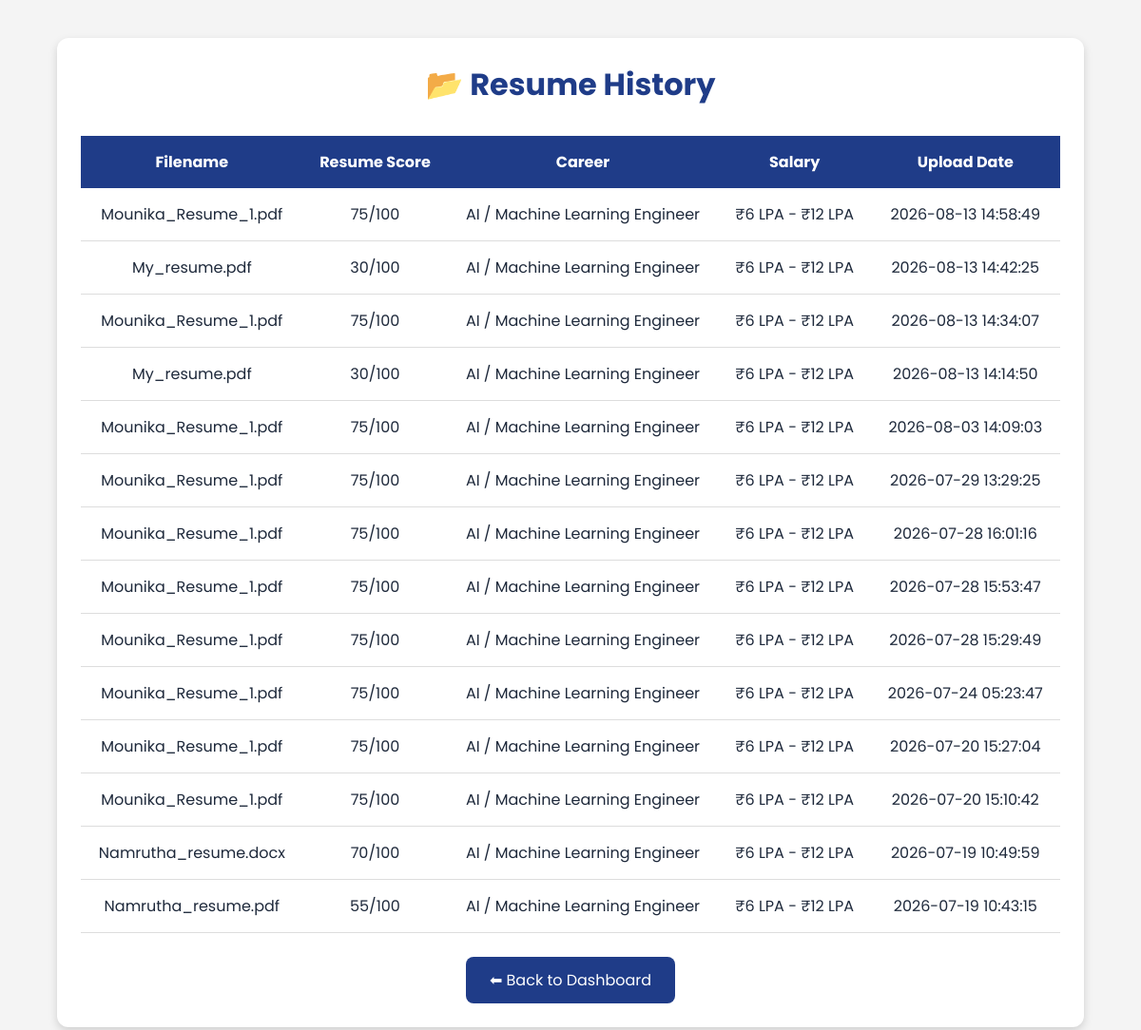
The app's page /history (signed in) with its own data.
### tables this page shows
CREATE TABLE resume_history(
        id INTEGER PRIMARY KEY AUTOINCREMENT,
        email TEXT NOT NULL,
        filename TEXT NOT NULL,
        score INTEGER,
        career TEXT,
        salary TEXT,
        upload_date TIMESTAMP DEFAULT CURRENT_TIMESTAMP
    );

### app.py (the view)
@app.route("/history")
@login_required
def history():
    connection = sqlite3.connect(DATABASE)
    cursor = connection.cursor()
    cursor.execute("""
    SELECT filename, score, career, salary, upload_date
    FROM resume_history
    WHERE email=?
    ORDER BY upload_date DESC
    """, (session["user_email"],))
    user_history = cursor.fetchall()
    connection.close()
    return render_template(
        "history.html",
        history=user_history
    )

### app.py (called while the page is built)
def login_required(f):
    @wraps(f)
    def decorated_function(*args, **kwargs):
        if "user_email" not in session:
            return redirect(url_for("login"))
        return f(*args, **kwargs)
    return decorated_function

### templates/history.html (shortened to what this page needs)
<!DOCTYPE html>
<html lang="en">
<head>
    <link rel="stylesheet" href="{{ url_for('static', filename='css/style.css') }}">
</head>
<body>
<div class="container">
    <div class="card">
        <h1>📂 Resume History</h1>
        <table>
            <tr>
                <th>Filename</th>
                <th>Resume Score</th>
                <th>Career</th>
                <th>Salary</th>
                <th>Upload Date</th>
            </tr>
            {% if history %}
                {% for row in history %}
                <tr>
                    <td>{{ row[0] }}</td>
                    <td>{{ row[1] }}/100</td>
                    <td>{{ row[2] }}</td>
                    <td>{{ row[3] }}</td>
                    <td>{{ row[4] }}</td>
                </tr>
                {% endfor %}
            {% else %}
                <tr>
                    <td colspan="5">
                        No resume history found.
                    </td>
                </tr>
            {% endif %}
        </table>
        <div style="text-align:center;">
            <a href="/dashboard" class="back-btn">
                ⬅ Back to Dashboard
            </a>
        </div>
    </div>
</div>
</body>
</html>

### static/css/style.css (style rules this page uses)
:root { --primary: #2563eb; --secondary: #7c3aed; --success: #16a34a; --danger: #dc2626; --warning: #f59e0b; --bg: #f4f7fc; --card: #ffffff; --text: #1e293b; --shadow: 0 15px 35px rgba(0,0,0,.08); }
* { margin: 0; padding: 0; box-sizing: border-box; font-family: 'Poppins', sans-serif; }
body { background: var(--bg); color: var(--text); transition: .4s; }
.feature-card, .card { background: var(--card); border: none; border-radius: 20px; box-shadow: var(--shadow); transition: .3s; }

### templates/history.html (style rules this page uses)
body { background:#f4f4f4; font-family:Arial,sans-serif; }
.container { width:90%; margin:40px auto; }
h1 { text-align:center; color:#1f3c88; margin-bottom:30px; }
.card { background:white; padding:25px; border-radius:12px; box-shadow:0 4px 10px rgba(0,0,0,.15); }
table { width:100%; border-collapse:collapse; }
th { background:#1f3c88; color:white; padding:15px; }
td { padding:15px; text-align:center; border-bottom:1px solid #ddd; }
.back-btn { display:inline-block; margin-top:25px; padding:12px 25px; background:#1f3c88; color:white; text-decoration:none; border-radius:8px; }

### records on screen
resume_history: filename "Mounika_Resume_1.pdf", score "75", career "AI / Machine Learning Engineer", salary "₹6 LPA - ₹12 LPA", upload_date "2026-08-13 14:58:49"
resume_history: filename "My_resume.pdf", score "30", career "AI / Machine Learning Engineer", salary "₹6 LPA - ₹12 LPA", upload_date "2026-08-13 14:42:25"
resume_history: filename "Mounika_Resume_1.pdf", score "75", career "AI / Machine Learning Engineer", salary "₹6 LPA - ₹12 LPA", upload_date "2026-08-13 14:34:07"
resume_history: filename "My_resume.pdf", score "30", career "AI / Machine Learning Engineer", salary "₹6 LPA - ₹12 LPA", upload_date "2026-08-13 14:14:50"
resume_history: filename "Mounika_Resume_1.pdf", score "75", career "AI / Machine Learning Engineer", salary "₹6 LPA - ₹12 LPA", upload_date "2026-08-03 14:09:03"
resume_history: filename "Mounika_Resume_1.pdf", score "75", career "AI / Machine Learning Engineer", salary "₹6 LPA - ₹12 LPA", upload_date "2026-07-29 13:29:25"
resume_history: filename "Mounika_Resume_1.pdf", score "75", career "AI / Machine Learning Engineer", salary "₹6 LPA - ₹12 LPA", upload_date "2026-07-28 16:01:16"
resume_history: filename "Mounika_Resume_1.pdf", score "75", career "AI / Machine Learning Engineer", salary "₹6 LPA - ₹12 LPA", upload_date "2026-07-28 15:53:47"
resume_history: filename "Mounika_Resume_1.pdf", score "75", career "AI / Machine Learning Engineer", salary "₹6 LPA - ₹12 LPA", upload_date "2026-07-28 15:29:49"
resume_history: filename "Mounika_Resume_1.pdf", score "75", career "AI / Machine Learning Engineer", salary "₹6 LPA - ₹12 LPA", upload_date "2026-07-24 05:23:47"
resume_history: filename "Mounika_Resume_1.pdf", score "75", career "AI / Machine Learning Engineer", salary "₹6 LPA - ₹12 LPA", upload_date "2026-07-20 15:27:04"
resume_history: filename "Mounika_Resume_1.pdf", score "75", career "AI / Machine Learning Engineer", salary "₹6 LPA - ₹12 LPA", upload_date "2026-07-20 15:10:42"
resume_history: filename "Namrutha_resume.docx", score "70", career "AI / Machine Learning Engineer", salary "₹6 LPA - ₹12 LPA", upload_date "2026-07-19 10:49:59"
resume_history: filename "Namrutha_resume.pdf", score "55", career "AI / Machine Learning Engineer", salary "₹6 LPA - ₹12 LPA", upload_date "2026-07-19 10:43:15"
